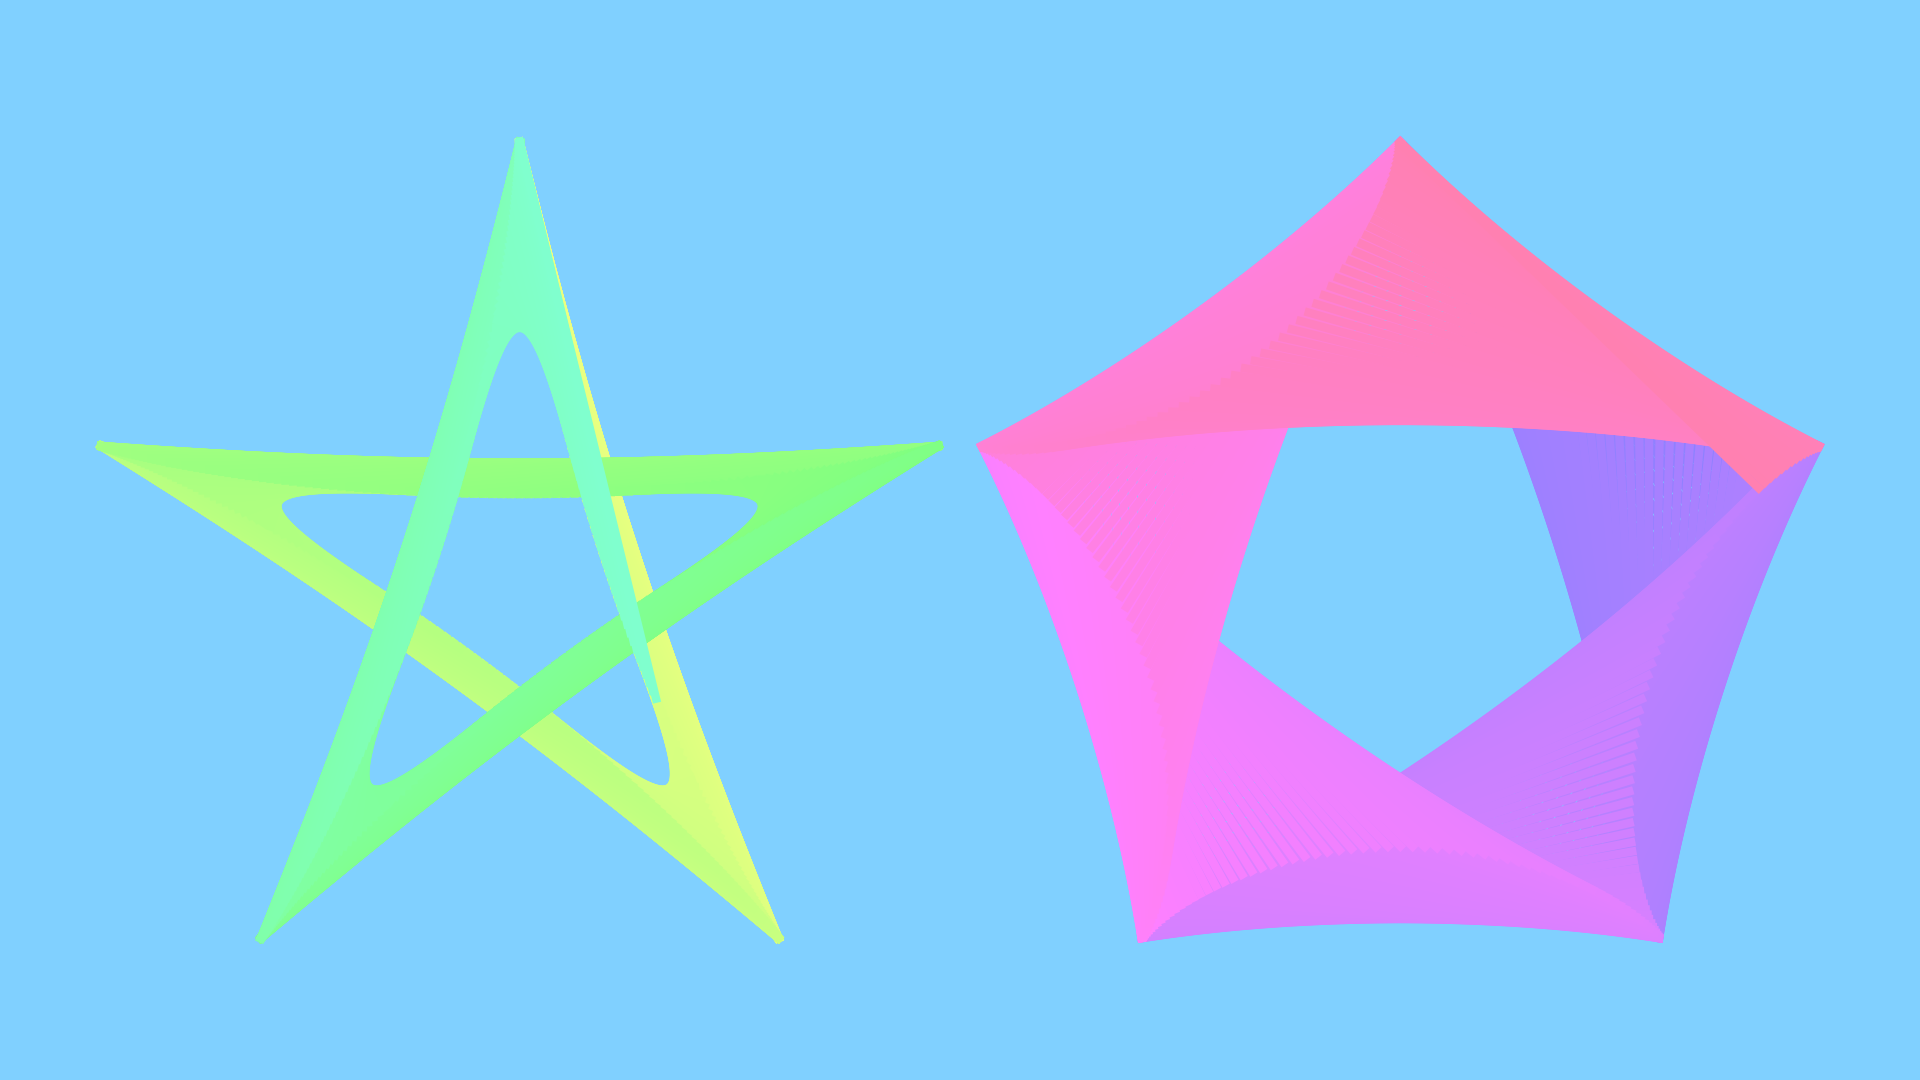

This figure's Python source:
from pathlib import Path

import matplotlib.pyplot as plt
import numpy as np


def hsv2rgb(h: float=0.0, s: float=1.0, v: float=1.0) -> str:
    rgb: np.ndarray = (255 * ((np.clip(np.abs(np.modf(h + np.array([0.0, 2.0, 1.0]) / 3)[0] * 6 - 3) - 1, 0, 1) - 1) * s + 1) * v).round(0).astype(int)
    return "#" + "".join(f"{i:02x}" for i in rgb)


def main() -> None:
    # config
    fp: Path = Path(__file__).resolve().with_suffix(".png")
    plt.rcParams["figure.dpi"] = 100
    plt.rcParams["figure.figsize"] = [19.2, 10.8]
    rng: np.random.Generator = np.random.default_rng()
    offset: float = rng.random()
    saturation: float = 0.5
    value: float = 1.0
    bgc: str = hsv2rgb(offset, saturation, value)
    # generate figure
    fig: plt.Figure
    ax: plt.Axes
    fig, ax = plt.subplots()
    # plot
    n: int = 360
    m0: int = 5
    m1: int = 2
    r: float = m1 / m0
    t: np.ndarray = np.linspace(0, m1*2*np.pi, m1*360, endpoint=False).tolist()
    x0: float
    y0: float
    x1: float
    y1: float
    for i, th in enumerate(t):
        x0 = (1-r)*np.sin(th) - r*np.sin((1/r-1)*th)
        y0 = (1-r)*np.cos(th) + r*np.cos((1/r-1)*th)
        th += 0.5*np.pi
        x1 = (1-r)*np.sin(th) - r*np.sin((1/r-1)*th)
        y1 = (1-r)*np.cos(th) + r*np.cos((1/r-1)*th)
        hue: float = offset + 0.75 + (i-len(t)/2+0.5)/len(t)*0.25
        ax.plot([x0, x1], [y0, y1], linewidth=6, color=hsv2rgb(hue, saturation, value))
    n: int = 360
    m0: int = 5
    m1: int = 1
    r: float = m1 / m0
    t: np.ndarray = np.linspace(0, m1*2*np.pi, m1*360, endpoint=False).tolist()
    for i, th in enumerate(t):
        x0 = (1-r)*np.sin(th) - r*np.sin((1/r-1)*th)
        y0 = (1-r)*np.cos(th) + r*np.cos((1/r-1)*th)
        th += 0.5*np.pi
        x1 = (1-r)*np.sin(th) - r*np.sin((1/r-1)*th)
        y1 = (1-r)*np.cos(th) + r*np.cos((1/r-1)*th)
        hue: float = offset + 0.25 + (i-len(t)/2+0.5)/len(t)*0.25
        ax.plot([x0+2, x1+2], [y0, y1], linewidth=6, color=hsv2rgb(hue, saturation, value))
    # arrange
    #ax.set_xlim(0, 1)
    #ax.set_ylim(0, 1)
    ax.axis("off")
    ax.set_aspect("equal")
    ax.set_facecolor(bgc)
    fig.set_facecolor(bgc)
    fig.tight_layout()
    # output
    fig.savefig(fp)
    plt.cla()
    plt.clf()
    plt.close(fig)
    return None


if __name__ == "__main__":
    main()
